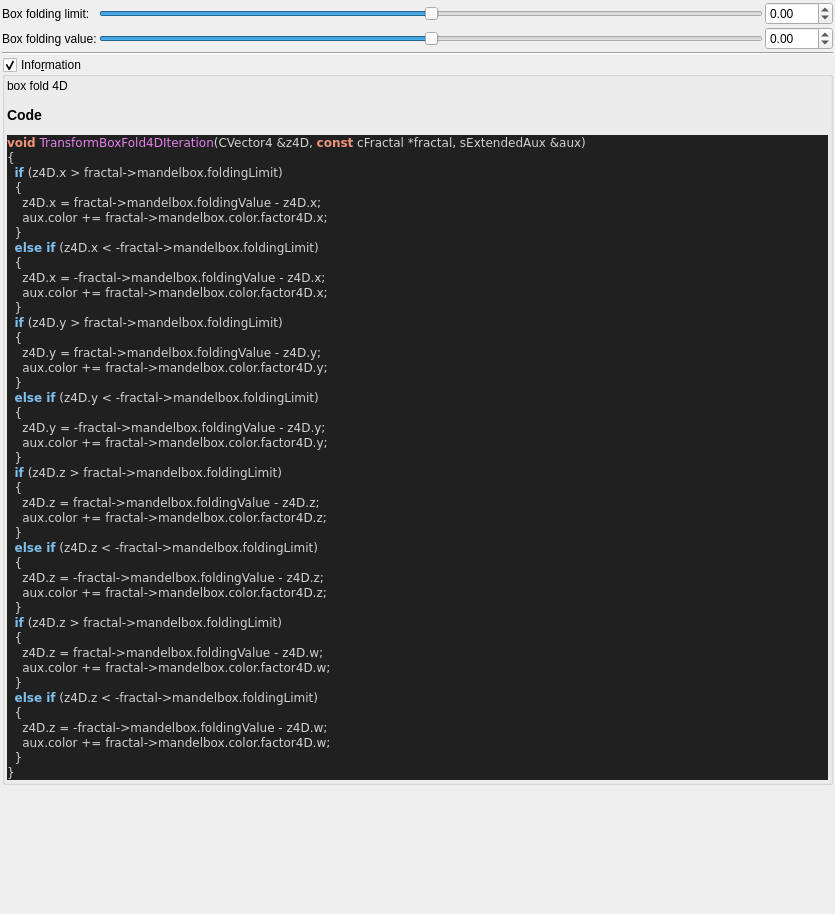
<?xml version="1.0" encoding="UTF-8"?>
<ui version="4.0">
 <class>Form</class>
 <widget class="QWidget" name="Form">
  <property name="geometry">
   <rect>
    <x>0</x>
    <y>0</y>
    <width>835</width>
    <height>914</height>
   </rect>
  </property>
  <property name="windowTitle">
   <string>Form</string>
  </property>
  <layout class="QVBoxLayout" name="verticalLayout">
   <property name="spacing">
    <number>2</number>
   </property>
   <property name="leftMargin">
    <number>2</number>
   </property>
   <property name="topMargin">
    <number>2</number>
   </property>
   <property name="rightMargin">
    <number>2</number>
   </property>
   <property name="bottomMargin">
    <number>2</number>
   </property>
   <item>
    <layout class="QGridLayout" name="gridLayout_12">
     <property name="spacing">
      <number>2</number>
     </property>
     <item row="0" column="0">
      <widget class="QLabel" name="label_47">
       <property name="text">
        <string>Box folding limit:</string>
       </property>
      </widget>
     </item>
     <item row="1" column="0">
      <widget class="QLabel" name="label_46">
       <property name="text">
        <string>Box folding value:</string>
       </property>
      </widget>
     </item>
     <item row="1" column="1">
      <widget class="QSlider" name="slider_mandelbox_folding_value">
       <property name="sizePolicy">
        <sizepolicy hsizetype="Expanding" vsizetype="Maximum">
         <horstretch>0</horstretch>
         <verstretch>0</verstretch>
        </sizepolicy>
       </property>
       <property name="minimum">
        <number>-10000</number>
       </property>
       <property name="maximum">
        <number>10000</number>
       </property>
       <property name="singleStep">
        <number>1</number>
       </property>
       <property name="orientation">
        <enum>Qt::Horizontal</enum>
       </property>
      </widget>
     </item>
     <item row="0" column="1">
      <widget class="QSlider" name="slider_mandelbox_folding_limit">
       <property name="sizePolicy">
        <sizepolicy hsizetype="Expanding" vsizetype="Maximum">
         <horstretch>0</horstretch>
         <verstretch>0</verstretch>
        </sizepolicy>
       </property>
       <property name="minimum">
        <number>-10000</number>
       </property>
       <property name="maximum">
        <number>10000</number>
       </property>
       <property name="singleStep">
        <number>1</number>
       </property>
       <property name="orientation">
        <enum>Qt::Horizontal</enum>
       </property>
      </widget>
     </item>
     <item row="1" column="2">
      <widget class="MyDoubleSpinBox" name="spinbox_mandelbox_folding_value">
       <property name="sizePolicy">
        <sizepolicy hsizetype="Minimum" vsizetype="Maximum">
         <horstretch>0</horstretch>
         <verstretch>0</verstretch>
        </sizepolicy>
       </property>
       <property name="prefix">
        <string/>
       </property>
       <property name="suffix">
        <string/>
       </property>
       <property name="decimals">
        <number>2</number>
       </property>
       <property name="minimum">
        <double>-100.000000000000000</double>
       </property>
       <property name="maximum">
        <double>100.000000000000000</double>
       </property>
       <property name="singleStep">
        <double>0.100000000000000</double>
       </property>
      </widget>
     </item>
     <item row="0" column="2">
      <widget class="MyDoubleSpinBox" name="spinbox_mandelbox_folding_limit">
       <property name="sizePolicy">
        <sizepolicy hsizetype="Minimum" vsizetype="Maximum">
         <horstretch>0</horstretch>
         <verstretch>0</verstretch>
        </sizepolicy>
       </property>
       <property name="prefix">
        <string/>
       </property>
       <property name="suffix">
        <string/>
       </property>
       <property name="decimals">
        <number>2</number>
       </property>
       <property name="minimum">
        <double>-100.000000000000000</double>
       </property>
       <property name="maximum">
        <double>100.000000000000000</double>
       </property>
       <property name="singleStep">
        <double>0.100000000000000</double>
       </property>
      </widget>
     </item>
    </layout>
   </item>
   <item>
    <widget class="Line" name="line_40">
     <property name="orientation">
      <enum>Qt::Horizontal</enum>
     </property>
    </widget>
   </item>
   <item>
    <widget class="MyGroupBox" name="groupCheck_info">
     <property name="title">
      <string>Info&amp;rmation</string>
     </property>
     <property name="flat">
      <bool>false</bool>
     </property>
     <property name="checkable">
      <bool>true</bool>
     </property>
     <layout class="QVBoxLayout" name="verticalLayout_2">
      <property name="spacing">
       <number>2</number>
      </property>
      <property name="leftMargin">
       <number>2</number>
      </property>
      <property name="topMargin">
       <number>2</number>
      </property>
      <property name="rightMargin">
       <number>2</number>
      </property>
      <property name="bottomMargin">
       <number>2</number>
      </property>
      <item>
       <widget class="QLabel" name="label_code_content">
        <property name="text">
         <string>&lt;p&gt;box fold 4D&lt;/p&gt;&lt;table&gt;
&lt;/table&gt;
&lt;h3&gt;Code&lt;/h3&gt;
&lt;body style=&quot;background-color:#202020&quot;&gt;
&lt;pre style=&quot;color:#d0d0d0; background-color:#202020;  font-family:'Courier New',monospace;&quot;&gt;&lt;span style=&quot;color:#f09479; font-weight:bold&quot;&gt;void&lt;/span&gt; &lt;span style=&quot;color:#e47eed&quot;&gt;TransformBoxFold4DIteration&lt;/span&gt;&lt;span style=&quot;color:#d0d0d0&quot;&gt;(&lt;/span&gt;CVector4 &lt;span style=&quot;color:#d0d0d0&quot;&gt;&amp;amp;&lt;/span&gt;z4D&lt;span style=&quot;color:#d0d0d0&quot;&gt;,&lt;/span&gt; &lt;span style=&quot;color:#f09479; font-weight:bold&quot;&gt;const&lt;/span&gt; cFractal &lt;span style=&quot;color:#d0d0d0&quot;&gt;*&lt;/span&gt;fractal&lt;span style=&quot;color:#d0d0d0&quot;&gt;,&lt;/span&gt; sExtendedAux &lt;span style=&quot;color:#d0d0d0&quot;&gt;&amp;amp;&lt;/span&gt;aux&lt;span style=&quot;color:#d0d0d0&quot;&gt;)&lt;/span&gt;
&lt;span style=&quot;color:#d0d0d0&quot;&gt;{&lt;/span&gt;
  &lt;span style=&quot;color:#7ec0ee; font-weight:bold&quot;&gt;if&lt;/span&gt; &lt;span style=&quot;color:#d0d0d0&quot;&gt;(&lt;/span&gt;z4D&lt;span style=&quot;color:#d0d0d0&quot;&gt;.&lt;/span&gt;x &lt;span style=&quot;color:#d0d0d0&quot;&gt;&amp;gt;&lt;/span&gt; fractal&lt;span style=&quot;color:#d0d0d0&quot;&gt;-&amp;gt;&lt;/span&gt;mandelbox&lt;span style=&quot;color:#d0d0d0&quot;&gt;.&lt;/span&gt;foldingLimit&lt;span style=&quot;color:#d0d0d0&quot;&gt;)&lt;/span&gt;
  &lt;span style=&quot;color:#d0d0d0&quot;&gt;{&lt;/span&gt;
    z4D&lt;span style=&quot;color:#d0d0d0&quot;&gt;.&lt;/span&gt;x &lt;span style=&quot;color:#d0d0d0&quot;&gt;=&lt;/span&gt; fractal&lt;span style=&quot;color:#d0d0d0&quot;&gt;-&amp;gt;&lt;/span&gt;mandelbox&lt;span style=&quot;color:#d0d0d0&quot;&gt;.&lt;/span&gt;foldingValue &lt;span style=&quot;color:#d0d0d0&quot;&gt;-&lt;/span&gt; z4D&lt;span style=&quot;color:#d0d0d0&quot;&gt;.&lt;/span&gt;x&lt;span style=&quot;color:#d0d0d0&quot;&gt;;&lt;/span&gt;
    aux&lt;span style=&quot;color:#d0d0d0&quot;&gt;.&lt;/span&gt;color &lt;span style=&quot;color:#d0d0d0&quot;&gt;+=&lt;/span&gt; fractal&lt;span style=&quot;color:#d0d0d0&quot;&gt;-&amp;gt;&lt;/span&gt;mandelbox&lt;span style=&quot;color:#d0d0d0&quot;&gt;.&lt;/span&gt;color&lt;span style=&quot;color:#d0d0d0&quot;&gt;.&lt;/span&gt;factor4D&lt;span style=&quot;color:#d0d0d0&quot;&gt;.&lt;/span&gt;x&lt;span style=&quot;color:#d0d0d0&quot;&gt;;&lt;/span&gt;
  &lt;span style=&quot;color:#d0d0d0&quot;&gt;}&lt;/span&gt;
  &lt;span style=&quot;color:#7ec0ee; font-weight:bold&quot;&gt;else if&lt;/span&gt; &lt;span style=&quot;color:#d0d0d0&quot;&gt;(&lt;/span&gt;z4D&lt;span style=&quot;color:#d0d0d0&quot;&gt;.&lt;/span&gt;x &lt;span style=&quot;color:#d0d0d0&quot;&gt;&amp;lt; -&lt;/span&gt;fractal&lt;span style=&quot;color:#d0d0d0&quot;&gt;-&amp;gt;&lt;/span&gt;mandelbox&lt;span style=&quot;color:#d0d0d0&quot;&gt;.&lt;/span&gt;foldingLimit&lt;span style=&quot;color:#d0d0d0&quot;&gt;)&lt;/span&gt;
  &lt;span style=&quot;color:#d0d0d0&quot;&gt;{&lt;/span&gt;
    z4D&lt;span style=&quot;color:#d0d0d0&quot;&gt;.&lt;/span&gt;x &lt;span style=&quot;color:#d0d0d0&quot;&gt;= -&lt;/span&gt;fractal&lt;span style=&quot;color:#d0d0d0&quot;&gt;-&amp;gt;&lt;/span&gt;mandelbox&lt;span style=&quot;color:#d0d0d0&quot;&gt;.&lt;/span&gt;foldingValue &lt;span style=&quot;color:#d0d0d0&quot;&gt;-&lt;/span&gt; z4D&lt;span style=&quot;color:#d0d0d0&quot;&gt;.&lt;/span&gt;x&lt;span style=&quot;color:#d0d0d0&quot;&gt;;&lt;/span&gt;
    aux&lt;span style=&quot;color:#d0d0d0&quot;&gt;.&lt;/span&gt;color &lt;span style=&quot;color:#d0d0d0&quot;&gt;+=&lt;/span&gt; fractal&lt;span style=&quot;color:#d0d0d0&quot;&gt;-&amp;gt;&lt;/span&gt;mandelbox&lt;span style=&quot;color:#d0d0d0&quot;&gt;.&lt;/span&gt;color&lt;span style=&quot;color:#d0d0d0&quot;&gt;.&lt;/span&gt;factor4D&lt;span style=&quot;color:#d0d0d0&quot;&gt;.&lt;/span&gt;x&lt;span style=&quot;color:#d0d0d0&quot;&gt;;&lt;/span&gt;
  &lt;span style=&quot;color:#d0d0d0&quot;&gt;}&lt;/span&gt;
  &lt;span style=&quot;color:#7ec0ee; font-weight:bold&quot;&gt;if&lt;/span&gt; &lt;span style=&quot;color:#d0d0d0&quot;&gt;(&lt;/span&gt;z4D&lt;span style=&quot;color:#d0d0d0&quot;&gt;.&lt;/span&gt;y &lt;span style=&quot;color:#d0d0d0&quot;&gt;&amp;gt;&lt;/span&gt; fractal&lt;span style=&quot;color:#d0d0d0&quot;&gt;-&amp;gt;&lt;/span&gt;mandelbox&lt;span style=&quot;color:#d0d0d0&quot;&gt;.&lt;/span&gt;foldingLimit&lt;span style=&quot;color:#d0d0d0&quot;&gt;)&lt;/span&gt;
  &lt;span style=&quot;color:#d0d0d0&quot;&gt;{&lt;/span&gt;
    z4D&lt;span style=&quot;color:#d0d0d0&quot;&gt;.&lt;/span&gt;y &lt;span style=&quot;color:#d0d0d0&quot;&gt;=&lt;/span&gt; fractal&lt;span style=&quot;color:#d0d0d0&quot;&gt;-&amp;gt;&lt;/span&gt;mandelbox&lt;span style=&quot;color:#d0d0d0&quot;&gt;.&lt;/span&gt;foldingValue &lt;span style=&quot;color:#d0d0d0&quot;&gt;-&lt;/span&gt; z4D&lt;span style=&quot;color:#d0d0d0&quot;&gt;.&lt;/span&gt;y&lt;span style=&quot;color:#d0d0d0&quot;&gt;;&lt;/span&gt;
    aux&lt;span style=&quot;color:#d0d0d0&quot;&gt;.&lt;/span&gt;color &lt;span style=&quot;color:#d0d0d0&quot;&gt;+=&lt;/span&gt; fractal&lt;span style=&quot;color:#d0d0d0&quot;&gt;-&amp;gt;&lt;/span&gt;mandelbox&lt;span style=&quot;color:#d0d0d0&quot;&gt;.&lt;/span&gt;color&lt;span style=&quot;color:#d0d0d0&quot;&gt;.&lt;/span&gt;factor4D&lt;span style=&quot;color:#d0d0d0&quot;&gt;.&lt;/span&gt;y&lt;span style=&quot;color:#d0d0d0&quot;&gt;;&lt;/span&gt;
  &lt;span style=&quot;color:#d0d0d0&quot;&gt;}&lt;/span&gt;
  &lt;span style=&quot;color:#7ec0ee; font-weight:bold&quot;&gt;else if&lt;/span&gt; &lt;span style=&quot;color:#d0d0d0&quot;&gt;(&lt;/span&gt;z4D&lt;span style=&quot;color:#d0d0d0&quot;&gt;.&lt;/span&gt;y &lt;span style=&quot;color:#d0d0d0&quot;&gt;&amp;lt; -&lt;/span&gt;fractal&lt;span style=&quot;color:#d0d0d0&quot;&gt;-&amp;gt;&lt;/span&gt;mandelbox&lt;span style=&quot;color:#d0d0d0&quot;&gt;.&lt;/span&gt;foldingLimit&lt;span style=&quot;color:#d0d0d0&quot;&gt;)&lt;/span&gt;
  &lt;span style=&quot;color:#d0d0d0&quot;&gt;{&lt;/span&gt;
    z4D&lt;span style=&quot;color:#d0d0d0&quot;&gt;.&lt;/span&gt;y &lt;span style=&quot;color:#d0d0d0&quot;&gt;= -&lt;/span&gt;fractal&lt;span style=&quot;color:#d0d0d0&quot;&gt;-&amp;gt;&lt;/span&gt;mandelbox&lt;span style=&quot;color:#d0d0d0&quot;&gt;.&lt;/span&gt;foldingValue &lt;span style=&quot;color:#d0d0d0&quot;&gt;-&lt;/span&gt; z4D&lt;span style=&quot;color:#d0d0d0&quot;&gt;.&lt;/span&gt;y&lt;span style=&quot;color:#d0d0d0&quot;&gt;;&lt;/span&gt;
    aux&lt;span style=&quot;color:#d0d0d0&quot;&gt;.&lt;/span&gt;color &lt;span style=&quot;color:#d0d0d0&quot;&gt;+=&lt;/span&gt; fractal&lt;span style=&quot;color:#d0d0d0&quot;&gt;-&amp;gt;&lt;/span&gt;mandelbox&lt;span style=&quot;color:#d0d0d0&quot;&gt;.&lt;/span&gt;color&lt;span style=&quot;color:#d0d0d0&quot;&gt;.&lt;/span&gt;factor4D&lt;span style=&quot;color:#d0d0d0&quot;&gt;.&lt;/span&gt;y&lt;span style=&quot;color:#d0d0d0&quot;&gt;;&lt;/span&gt;
  &lt;span style=&quot;color:#d0d0d0&quot;&gt;}&lt;/span&gt;
  &lt;span style=&quot;color:#7ec0ee; font-weight:bold&quot;&gt;if&lt;/span&gt; &lt;span style=&quot;color:#d0d0d0&quot;&gt;(&lt;/span&gt;z4D&lt;span style=&quot;color:#d0d0d0&quot;&gt;.&lt;/span&gt;z &lt;span style=&quot;color:#d0d0d0&quot;&gt;&amp;gt;&lt;/span&gt; fractal&lt;span style=&quot;color:#d0d0d0&quot;&gt;-&amp;gt;&lt;/span&gt;mandelbox&lt;span style=&quot;color:#d0d0d0&quot;&gt;.&lt;/span&gt;foldingLimit&lt;span style=&quot;color:#d0d0d0&quot;&gt;)&lt;/span&gt;
  &lt;span style=&quot;color:#d0d0d0&quot;&gt;{&lt;/span&gt;
    z4D&lt;span style=&quot;color:#d0d0d0&quot;&gt;.&lt;/span&gt;z &lt;span style=&quot;color:#d0d0d0&quot;&gt;=&lt;/span&gt; fractal&lt;span style=&quot;color:#d0d0d0&quot;&gt;-&amp;gt;&lt;/span&gt;mandelbox&lt;span style=&quot;color:#d0d0d0&quot;&gt;.&lt;/span&gt;foldingValue &lt;span style=&quot;color:#d0d0d0&quot;&gt;-&lt;/span&gt; z4D&lt;span style=&quot;color:#d0d0d0&quot;&gt;.&lt;/span&gt;z&lt;span style=&quot;color:#d0d0d0&quot;&gt;;&lt;/span&gt;
    aux&lt;span style=&quot;color:#d0d0d0&quot;&gt;.&lt;/span&gt;color &lt;span style=&quot;color:#d0d0d0&quot;&gt;+=&lt;/span&gt; fractal&lt;span style=&quot;color:#d0d0d0&quot;&gt;-&amp;gt;&lt;/span&gt;mandelbox&lt;span style=&quot;color:#d0d0d0&quot;&gt;.&lt;/span&gt;color&lt;span style=&quot;color:#d0d0d0&quot;&gt;.&lt;/span&gt;factor4D&lt;span style=&quot;color:#d0d0d0&quot;&gt;.&lt;/span&gt;z&lt;span style=&quot;color:#d0d0d0&quot;&gt;;&lt;/span&gt;
  &lt;span style=&quot;color:#d0d0d0&quot;&gt;}&lt;/span&gt;
  &lt;span style=&quot;color:#7ec0ee; font-weight:bold&quot;&gt;else if&lt;/span&gt; &lt;span style=&quot;color:#d0d0d0&quot;&gt;(&lt;/span&gt;z4D&lt;span style=&quot;color:#d0d0d0&quot;&gt;.&lt;/span&gt;z &lt;span style=&quot;color:#d0d0d0&quot;&gt;&amp;lt; -&lt;/span&gt;fractal&lt;span style=&quot;color:#d0d0d0&quot;&gt;-&amp;gt;&lt;/span&gt;mandelbox&lt;span style=&quot;color:#d0d0d0&quot;&gt;.&lt;/span&gt;foldingLimit&lt;span style=&quot;color:#d0d0d0&quot;&gt;)&lt;/span&gt;
  &lt;span style=&quot;color:#d0d0d0&quot;&gt;{&lt;/span&gt;
    z4D&lt;span style=&quot;color:#d0d0d0&quot;&gt;.&lt;/span&gt;z &lt;span style=&quot;color:#d0d0d0&quot;&gt;= -&lt;/span&gt;fractal&lt;span style=&quot;color:#d0d0d0&quot;&gt;-&amp;gt;&lt;/span&gt;mandelbox&lt;span style=&quot;color:#d0d0d0&quot;&gt;.&lt;/span&gt;foldingValue &lt;span style=&quot;color:#d0d0d0&quot;&gt;-&lt;/span&gt; z4D&lt;span style=&quot;color:#d0d0d0&quot;&gt;.&lt;/span&gt;z&lt;span style=&quot;color:#d0d0d0&quot;&gt;;&lt;/span&gt;
    aux&lt;span style=&quot;color:#d0d0d0&quot;&gt;.&lt;/span&gt;color &lt;span style=&quot;color:#d0d0d0&quot;&gt;+=&lt;/span&gt; fractal&lt;span style=&quot;color:#d0d0d0&quot;&gt;-&amp;gt;&lt;/span&gt;mandelbox&lt;span style=&quot;color:#d0d0d0&quot;&gt;.&lt;/span&gt;color&lt;span style=&quot;color:#d0d0d0&quot;&gt;.&lt;/span&gt;factor4D&lt;span style=&quot;color:#d0d0d0&quot;&gt;.&lt;/span&gt;z&lt;span style=&quot;color:#d0d0d0&quot;&gt;;&lt;/span&gt;
  &lt;span style=&quot;color:#d0d0d0&quot;&gt;}&lt;/span&gt;
  &lt;span style=&quot;color:#7ec0ee; font-weight:bold&quot;&gt;if&lt;/span&gt; &lt;span style=&quot;color:#d0d0d0&quot;&gt;(&lt;/span&gt;z4D&lt;span style=&quot;color:#d0d0d0&quot;&gt;.&lt;/span&gt;z &lt;span style=&quot;color:#d0d0d0&quot;&gt;&amp;gt;&lt;/span&gt; fractal&lt;span style=&quot;color:#d0d0d0&quot;&gt;-&amp;gt;&lt;/span&gt;mandelbox&lt;span style=&quot;color:#d0d0d0&quot;&gt;.&lt;/span&gt;foldingLimit&lt;span style=&quot;color:#d0d0d0&quot;&gt;)&lt;/span&gt;
  &lt;span style=&quot;color:#d0d0d0&quot;&gt;{&lt;/span&gt;
    z4D&lt;span style=&quot;color:#d0d0d0&quot;&gt;.&lt;/span&gt;z &lt;span style=&quot;color:#d0d0d0&quot;&gt;=&lt;/span&gt; fractal&lt;span style=&quot;color:#d0d0d0&quot;&gt;-&amp;gt;&lt;/span&gt;mandelbox&lt;span style=&quot;color:#d0d0d0&quot;&gt;.&lt;/span&gt;foldingValue &lt;span style=&quot;color:#d0d0d0&quot;&gt;-&lt;/span&gt; z4D&lt;span style=&quot;color:#d0d0d0&quot;&gt;.&lt;/span&gt;w&lt;span style=&quot;color:#d0d0d0&quot;&gt;;&lt;/span&gt;
    aux&lt;span style=&quot;color:#d0d0d0&quot;&gt;.&lt;/span&gt;color &lt;span style=&quot;color:#d0d0d0&quot;&gt;+=&lt;/span&gt; fractal&lt;span style=&quot;color:#d0d0d0&quot;&gt;-&amp;gt;&lt;/span&gt;mandelbox&lt;span style=&quot;color:#d0d0d0&quot;&gt;.&lt;/span&gt;color&lt;span style=&quot;color:#d0d0d0&quot;&gt;.&lt;/span&gt;factor4D&lt;span style=&quot;color:#d0d0d0&quot;&gt;.&lt;/span&gt;w&lt;span style=&quot;color:#d0d0d0&quot;&gt;;&lt;/span&gt;
  &lt;span style=&quot;color:#d0d0d0&quot;&gt;}&lt;/span&gt;
  &lt;span style=&quot;color:#7ec0ee; font-weight:bold&quot;&gt;else if&lt;/span&gt; &lt;span style=&quot;color:#d0d0d0&quot;&gt;(&lt;/span&gt;z4D&lt;span style=&quot;color:#d0d0d0&quot;&gt;.&lt;/span&gt;z &lt;span style=&quot;color:#d0d0d0&quot;&gt;&amp;lt; -&lt;/span&gt;fractal&lt;span style=&quot;color:#d0d0d0&quot;&gt;-&amp;gt;&lt;/span&gt;mandelbox&lt;span style=&quot;color:#d0d0d0&quot;&gt;.&lt;/span&gt;foldingLimit&lt;span style=&quot;color:#d0d0d0&quot;&gt;)&lt;/span&gt;
  &lt;span style=&quot;color:#d0d0d0&quot;&gt;{&lt;/span&gt;
    z4D&lt;span style=&quot;color:#d0d0d0&quot;&gt;.&lt;/span&gt;z &lt;span style=&quot;color:#d0d0d0&quot;&gt;= -&lt;/span&gt;fractal&lt;span style=&quot;color:#d0d0d0&quot;&gt;-&amp;gt;&lt;/span&gt;mandelbox&lt;span style=&quot;color:#d0d0d0&quot;&gt;.&lt;/span&gt;foldingValue &lt;span style=&quot;color:#d0d0d0&quot;&gt;-&lt;/span&gt; z4D&lt;span style=&quot;color:#d0d0d0&quot;&gt;.&lt;/span&gt;w&lt;span style=&quot;color:#d0d0d0&quot;&gt;;&lt;/span&gt;
    aux&lt;span style=&quot;color:#d0d0d0&quot;&gt;.&lt;/span&gt;color &lt;span style=&quot;color:#d0d0d0&quot;&gt;+=&lt;/span&gt; fractal&lt;span style=&quot;color:#d0d0d0&quot;&gt;-&amp;gt;&lt;/span&gt;mandelbox&lt;span style=&quot;color:#d0d0d0&quot;&gt;.&lt;/span&gt;color&lt;span style=&quot;color:#d0d0d0&quot;&gt;.&lt;/span&gt;factor4D&lt;span style=&quot;color:#d0d0d0&quot;&gt;.&lt;/span&gt;w&lt;span style=&quot;color:#d0d0d0&quot;&gt;;&lt;/span&gt;
  &lt;span style=&quot;color:#d0d0d0&quot;&gt;}&lt;/span&gt;
&lt;span style=&quot;color:#d0d0d0&quot;&gt;}&lt;/span&gt;
&lt;/pre&gt;
&lt;/body&gt;</string>
        </property>
        <property name="wordWrap">
         <bool>true</bool>
        </property>
        <property name="openExternalLinks">
         <bool>true</bool>
        </property>
        <property name="textInteractionFlags">
         <set>Qt::LinksAccessibleByMouse|Qt::TextSelectableByMouse</set>
        </property>
       </widget>
      </item>
     </layout>
    </widget>
   </item>
   <item>
    <spacer name="verticalSpacer_2">
     <property name="orientation">
      <enum>Qt::Vertical</enum>
     </property>
     <property name="sizeHint" stdset="0">
      <size>
       <width>20</width>
       <height>40</height>
      </size>
     </property>
    </spacer>
   </item>
  </layout>
 </widget>
 <customwidgets>
  <customwidget>
   <class>MyDoubleSpinBox</class>
   <extends>QDoubleSpinBox</extends>
   <header>mydoublespinbox.h</header>
  </customwidget>
  <customwidget>
   <class>MyGroupBox</class>
   <extends>QGroupBox</extends>
   <header>mygroupbox.h</header>
   <container>1</container>
  </customwidget>
 </customwidgets>
 <resources/>
 <connections/>
</ui>
